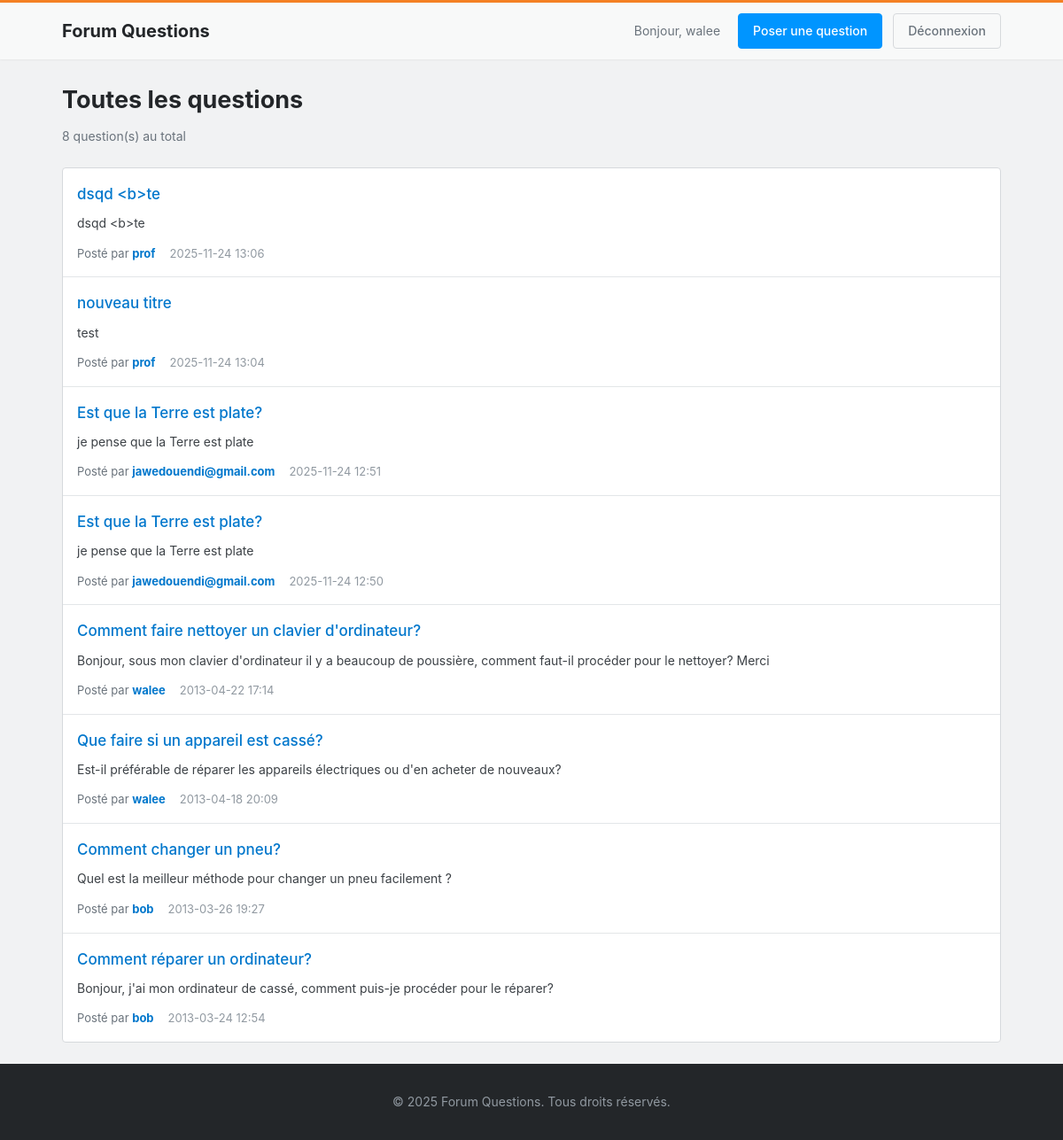
Page /Fichier/index.php (signed in) on the committed database.
### tables this page shows
CREATE TABLE `question` (
  `q_id` int(11) NOT NULL,
  `q_date_ajout` varchar(50) DEFAULT NULL,
  `q_titre` varchar(50) DEFAULT NULL,
  `q_contenu` varchar(150) DEFAULT NULL,
  `user_id` int(11) DEFAULT NULL
);

CREATE TABLE `utilisateur` (
  `user_id` int(11) NOT NULL,
  `login` varchar(50) DEFAULT NULL,
  `password` varchar(255) DEFAULT NULL,
  `date_naissance` date DEFAULT NULL
);

### Fichier/config.php (called while the page is built, shortened)
<?php
function isLoggedIn() {
    return isset($_SESSION['user_id']);
}
function getUserLogin() {
    return $_SESSION['user_login'] ?? null;
}
?>

### Fichier/index.php (the view, shortened to what this page needs)
<?php
require_once 'config.php';
$stmt = $pdo->query("
    SELECT q.*, u.login
    FROM question q
    LEFT JOIN utilisateur u ON q.user_id = u.user_id
    ORDER BY q.q_id DESC
");
$questions = $stmt->fetchAll();
?>
<!DOCTYPE html>
<html lang="fr">
<head>
    <link rel="stylesheet" href="css/style.css">
</head>
<body>
    <header class="header">
        <div class="container">
            <div class="header-content">
                <h1 class="logo">Forum Questions</h1>
                <nav class="nav">
                    <?php if (isLoggedIn()): ?>
                        <span class="user-info">Bonjour, <?php echo htmlspecialchars(getUserLogin()); ?></span>
                        <a href="poster_question.php" class="btn btn-primary">Poser une question</a>
                        <a href="logout.php" class="btn btn-secondary">Déconnexion</a>
                    <?php else: ?>
                        <a href="login.php" class="btn btn-secondary">Connexion</a>
                        <a href="register.php" class="btn btn-primary">Inscription</a>
                    <?php endif; ?>
                </nav>
            </div>
        </div>
    </header>
    <main class="container main-content">
        <div class="page-header">
            <h2>Toutes les questions</h2>
            <p class="subtitle"><?php echo count($questions); ?> question(s) au total</p>
        </div>
        <div class="questions-list">
            <?php if (empty($questions)): ?>
                <div class="empty-state">
                    <p>Aucune question pour le moment.</p>
                    <?php if (isLoggedIn()): ?>
                        <a href="poster_question.php" class="btn btn-primary">Poser la première question</a>
                    <?php else: ?>
                        <p><a href="login.php">Connectez-vous</a> pour poser une question.</p>
                    <?php endif; ?>
                </div>
            <?php else: ?>
                <?php foreach ($questions as $question): ?>
                    <div class="question-card">
                        <div class="question-header">
                            <h3 class="question-title">
                                <a href="question.php?id=<?php echo $question['q_id']; ?>">
                                    <?php echo htmlspecialchars($question['q_titre']); ?>
                                </a>
                            </h3>
                        </div>
                        <div class="question-body">
                            <p><?php echo htmlspecialchars($question['q_contenu']); ?></p>
                        </div>
                        <div class="question-footer">
                            <span class="author">Posté par <strong><?php echo htmlspecialchars($question['login']); ?></strong></span>
                            <span class="date"><?php echo htmlspecialchars($question['q_date_ajout']); ?></span>
                        </div>
                    </div>
                <?php endforeach; ?>
            <?php endif; ?>
        </div>
    </main>
    <footer class="footer">
        <div class="container">
            <p>&copy; 2025 Forum Questions. Tous droits réservés.</p>
        </div>
    </footer>
</body>
</html>

### Fichier/css/style.css (style rules this page uses)
* { margin: 0; padding: 0; box-sizing: border-box; }
body { font-family: -apple-system, BlinkMacSystemFont, "Segoe UI", Arial, sans-serif; line-height: 1.6; color: #232629; background-color: #f1f2f3; min-height: 100vh; display: flex; flex-direction: column; }
a { color: #0077cc; text-decoration: none; }
.container { max-width: 1100px; margin: 0 auto; padding: 0 20px; width: 100%; }
.header { background-color: #f8f9f9; border-top: 3px solid #f48024; box-shadow: 0 1px 2px rgba(0,0,0,0.05); position: sticky; top: 0; z-index: 100; }
.header-content { display: flex; justify-content: space-between; align-items: center; padding: 12px 0; }
.logo { font-size: 20px; font-weight: 700; color: #232629; }
.nav { display: flex; align-items: center; gap: 12px; }
.user-info { color: #6a737c; font-size: 14px; margin-right: 8px; }
.btn { display: inline-block; padding: 8px 16px; border-radius: 4px; font-size: 14px; font-weight: 500; cursor: pointer; border: 1px solid transparent; transition: all 0.2s; text-align: center; }
.btn-primary { background-color: #0095ff; color: white; border-color: #0095ff; }
.btn-secondary { background-color: transparent; color: #6a737c; border-color: #d6d9dc; }
.main-content { flex: 1; padding: 24px 20px; }
.page-header { margin-bottom: 24px; }
.page-header h2 { font-size: 27px; margin-bottom: 8px; color: #232629; }
.subtitle { color: #6a737c; font-size: 14px; }
.questions-list { background-color: white; border: 1px solid #d6d9dc; border-radius: 4px; }
.question-card { padding: 16px; border-bottom: 1px solid #e3e6e8; }
.question-card:last-child { border-bottom: none; }
.question-title { font-size: 17px; font-weight: 500; margin-bottom: 8px; }
.question-title a { color: #0077cc; }
.question-body { color: #3c4146; font-size: 14px; margin-bottom: 12px; }
.question-footer { display: flex; align-items: center; gap: 16px; font-size: 13px; color: #6a737c; }
.author strong { color: #0077cc; }
.date { color: #9199a1; }
.footer { background-color: #232629; color: #9199a1; padding: 32px 0; margin-top: auto; text-align: center; font-size: 14px; }

### rows in the picture
question: q_titre "dsqd <b>te", q_contenu "dsqd <b>te", user.login "prof", q_date_ajout "2025-11-24 13:06"
question: q_titre "nouveau titre", q_contenu "test", user.login "prof", q_date_ajout "2025-11-24 13:04"
question: q_titre "Est que la Terre est plate?", q_contenu "je pense que la Terre est plate", user.login "jawedouendi@gmail.com", q_date_ajout "2025-11-24 12:51"
question: q_titre "Est que la Terre est plate?", q_contenu "je pense que la Terre est plate", user.login "jawedouendi@gmail.com", q_date_ajout "2025-11-24 12:50"
question: q_titre "Comment faire nettoyer un clavier d'ordinateur?", q_contenu "Bonjour, sous mon clavier d'ordinateur il y a beaucoup de poussière, comment faut-il procéder pour le nettoyer? Merci", user.login "walee", q_date_ajout "2013-04-22 17:14"
question: q_titre "Que faire si un appareil est cassé?", q_contenu "Est-il préférable de réparer les appareils électriques ou d'en acheter de nouveaux?", user.login "walee", q_date_ajout "2013-04-18 20:09"
question: q_titre "Comment changer un pneu?", q_contenu "Quel est la meilleur méthode pour changer un pneu facilement ?", user.login "bob", q_date_ajout "2013-03-26 19:27"
question: q_titre "Comment réparer un ordinateur?", q_contenu "Bonjour, j'ai mon ordinateur de cassé, comment puis-je procéder pour le réparer?", user.login "bob", q_date_ajout "2013-03-24 12:54"

### other values in the picture
getUserLogin() "walee"
count($questions) "8"
